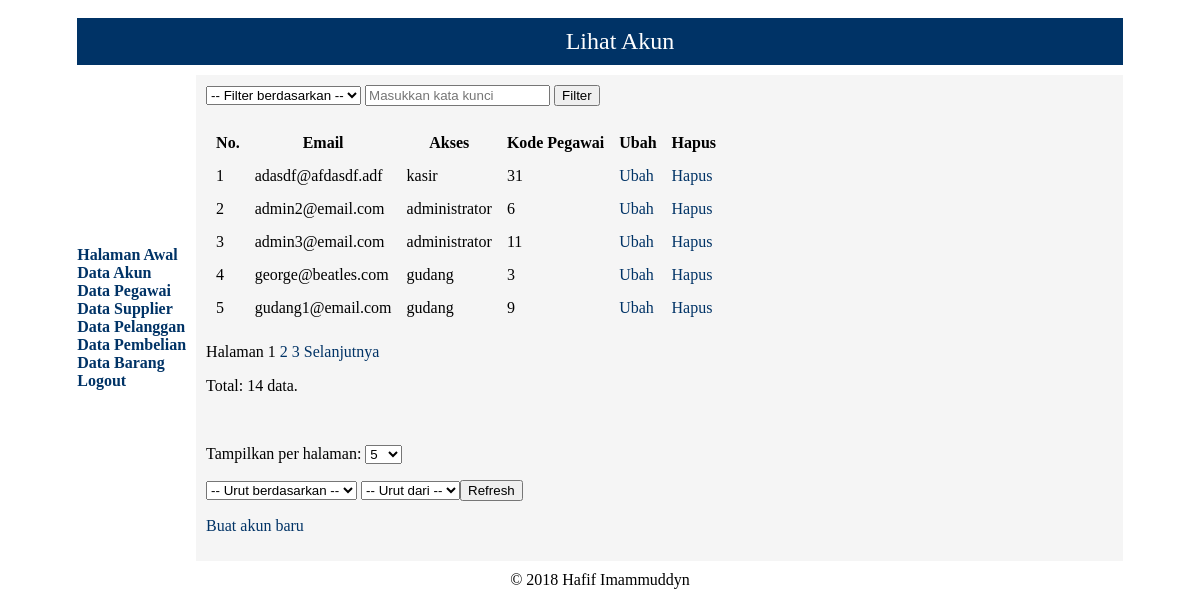
Screenshot of /lihat_akun.php (signed in) with the database file from the repository.
### tables this page shows
CREATE TABLE `tb_akun` (
  `kode_akun` int(11) NOT NULL AUTO_INCREMENT,
  `email` varchar(40) NOT NULL,
  `kata_sandi` varchar(40) NOT NULL,
  `akses` enum('administrator','gudang','kasir','manager') NOT NULL,
  `kode_pegawai` int(11) NOT NULL,
  PRIMARY KEY (`kode_akun`),
  UNIQUE KEY `nama_pengguna` (`email`),
  UNIQUE KEY `email` (`email`),
  KEY `kode_pegawai` (`kode_pegawai`),
  KEY `login` (`email`,`kata_sandi`,`akses`),
  CONSTRAINT `tb_akun_ibfk_1` FOREIGN KEY (`kode_pegawai`) REFERENCES `tb_pegawai` (`kode_pegawai`) ON DELETE NO ACTION ON UPDATE NO ACTION
);

### lihat_akun.php (the view, shortened to what this page needs)
<?php
if (!empty($_GET['col']) && !empty($_GET['keyword']) && in_array(strtolower($_GET['col']), [1, 2, 3])) {
    $column = trim(htmlentities(strip_tags($_GET['col'])));
    $keyword = trim(htmlentities(strip_tags($_GET['keyword'])));
} else {
    $column = $keyword = FALSE;
}
if (
  !isset($_GET['s'], $_GET['o']) || !in_array(strtolower($_GET['s']), ['email', 'akses', 'kode_pegawai']) || !in_array(filter_var($_GET['o'], FILTER_VALIDATE_INT, array('options' => array('min_range' => 1, 'max_range' => 2))), [1, 2])) {
    $s = 'email';
    $o = 1;
} else {
    $s = $_GET['s'];
    $o = $_GET['o'];
}
if (!isset($_GET['display']) || (!is_numeric($_GET['display'])) || !check_five($_GET['display']) || !in_array($_GET['display'], [5, 10, 15])) {
    if (isset($_SESSION['display'])) {
        $display = $_SESSION['display'];
    } else {
        $display = 5;
    }
} else {
    $display = $_GET['display'];
}
if ($o == 1) {
    $ot = 'ASC';
} else {
    $ot = 'DESC';
}
require('mysqli_connect.php');
if ($column && $keyword) {
    switch ($column) {
        case '1' :
            $colkey = 'email';
            $hpc = 'Email';
            break;
        case '2' :
            $colkey = 'akses';
            $hpc = 'Akses';
            break;
        case '3' :
            $colkey = 'kode_pegawai';
            $hpc = 'Kode Pegawai';
            break;
    }
    $keyword = mysqli_real_escape_string($dbc, $keyword);
    $colkey = mysqli_real_escape_string($dbc, $colkey);
    $fq = " WHERE $colkey LIKE '%$keyword%'";
    $search = TRUE;
} else {
    $fq = "";
    $search = FALSE;
}
$q = "SELECT COUNT(*) FROM tb_akun $fq";
$r = @mysqli_query($dbc, $q) or die('<h1>Terjadi kesalahan!</h1><p>Kesalahan:<br />' . mysqli_error($dbc) . '</p>');
list($total_row) = mysqli_fetch_array($r, MYSQLI_NUM);
if (isset($_GET['start']) && check_start($_GET['start'], $display)) {
    $start = $_GET['start'];
} else {
    $start = 0;
}
$q = "SELECT * FROM tb_akun $fq ORDER BY $s $ot LIMIT $start, $display";
$r = @mysqli_query($dbc, $q);
if ($r) {
    echo '<form name="pencarian" action="lihat_akun.php" method="get">
        <select name="col">
          <option value="">-- Filter berdasarkan --</option>
          <option value="1"';
    if (isset($_GET['col']) && ($_GET['col'] == '1')) {
        echo ' selected="selected"';
    }
    echo '>Email</option>
          <option value="2"';
    echo '>Akses</option>
          <option value="3"';
    if (isset($_GET['col']) && ($_GET['col'] == '3')) {
        echo ' selected="selected"';
    }
    echo '>Kode Pegawai</option>
        </select>
        <input name="keyword" type="text" placeholder="Masukkan kata kunci" value="' . ((isset($_GET['keyword'])) ? $_GET['keyword'] : '') . '" />
        <input name="submit" type="submit" value="Filter" />
      </form><br />';
    if ($search && $total_row == 0) {
        echo '<p>Data tidak ditemukan.</p>';
    } else {
        if ($total_row > $display) {
            $pages = ceil($total_row / $display);
        } else {
            $pages = 1;
        }
        echo '<table border="0" cellpadding="5" cellspacing="5">
          <tr>
            <th>No.</th>
            <th>Email</th>
            <th>Akses</th>
            <th>Kode Pegawai</th>
            <th>Ubah</th>
            <th>Hapus</th>
          </tr>';
        $no = $start + 1;
        while ($row = mysqli_fetch_array($r, MYSQLI_ASSOC)) {
            echo '<tr>
              <td>' . $no . '</td>
              <td>' . $row['email'] . '</td>
              <td>' . $row['akses'] . '</td>
              <td>' . $row['kode_pegawai'] . '</td>
              <td><a href="edit_akun.php?id=' . $row['kode_akun'] . '" class="navlink">Ubah</a></td>
              <td><a href="hapus_akun.php?id=' . $row['kode_akun'] . '" class="navlink">Hapus</a></td></tr>';
            $no++;
        }
        echo '</table>';
        if (isset($_GET['s'])) {
            $s = $_GET['s'];
        } else {
            $s = NULL;
        }
        if (isset($_GET['o'])) {
            $o = $_GET['o'];
        } else {
            $o = NULL;
        }
        if ($pages > 1) {
            echo '<p>Halaman ';
            $current_page = ($start / $display) + 1;
            for ($i = 1; $i <= $pages; $i++) {
                if ($current_page != $i) {
                    echo '<a class="navlink" href="lihat_akun.php?start=' . ($display * ($i - 1)) . '&display=' . $display . '&col=' . $column . '&keyword='. $keyword . '&s=' . $s . '&o=' . $o . '">' . $i . '</a> ';
                } else {
                    echo $i . ' ';
                }
            }
            if ($current_page != $pages) {
                echo '<a class="navlink" href="lihat_akun.php?start=' . ($start + $display) . '&display=' . $display . '&col=' . $column . '&keyword='. $keyword . '&s=' . $s . '&o=' . $o . '">Selanjutnya</a>';
            }
            echo '</p>';
        }
        echo '<p>Total: ' . $total_row . ' data.</p><br />';
        if ($total_row > 1) {
            echo '<form action="lihat_akun.php" method="get">
              <p>Tampilkan per halaman: <select name="display">
                <option value="5"';
            if ($display == 5) {
                echo ' selected="selected"';
            } else {
                echo '';
            }
            echo '>5</option>
                <option value="10"';
            if ($display == 10) {
                echo ' selected="selected"';
            } else {
                echo '';
            }
            echo '>10</option>
                <option value="15"';
            if ($display == 15) {
                echo ' selected="selected"';
            } else {
                echo '';
            }
            echo '>15</option>
              </select></p>
              <p><select name="s">
                <option value="">-- Urut berdasarkan --</option>
                <option value="email"';
            if (isset($_GET['s']) && ($_GET['s'] == 'email')) {
                echo ' selected="selected"';
            }
            echo '>Email</option>
                  <option value="akses"';
            echo '>Akses</option>
                  <option value="kode_pegawai"';
            if (isset($_GET['s']) && ($_GET['s'] == 'kode_pegawai')) {
                echo ' selected="selected"';
            }
            echo '>Kode Pegawai</option>
                </select>
                <select name="o">
                  <option value="">-- Urut dari --</option>
                  <option value="1"';
            if (isset($_GET['o']) && ($_GET['o'] == '1')) {
                echo ' selected="selected"';
            }
            echo '>A-Z</option>
                  <option value="2"';
            if (isset($_GET['o']) && ($_GET['o'] == '2')) {
                echo ' selected="selected"';
            }
            echo '>Z-A</option>
                </select>';
            echo '<input name="submit" type="submit" value="Refresh" /></p></form>';
        }
    }
} else {
    echo '<h1>Terjadi kesalahan!</h1><p>Kesalahan:<br />' . mysqli_error($dbc) . '</p>';
}
echo '<p><a href="buat_akun.php" class="navlink">Buat akun baru</a></p>';
?>

### rows the page displays
tb_akun: email "adasdf@afdasdf.adf", akses "kasir", kode_pegawai "31"
tb_akun: email "admin2@email.com", akses "administrator", kode_pegawai "6"
tb_akun: email "admin3@email.com", akses "administrator", kode_pegawai "11"
tb_akun: email "george@beatles.com", akses "gudang", kode_pegawai "3"
tb_akun: email "gudang1@email.com", akses "gudang", kode_pegawai "9"

### other values shown
$total_row "14"
